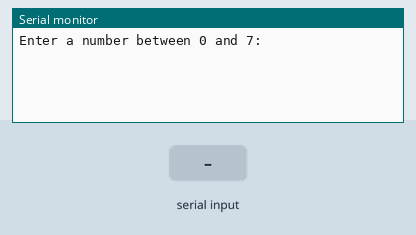
This sketch was run on a simulated Arduino Uno, built with avr-gcc and run on an emulated ATmega328P. Shown: the last lines printed to the serial monitor. The test bench sets the inputs (shaded band).

Above: at 1.2 s.
1.3 s: "90,45\n" received over Serial
At 2.9 s:
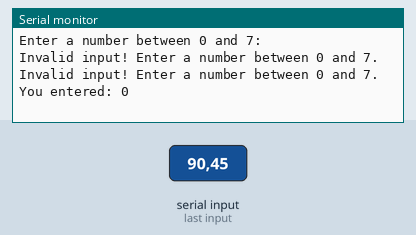
3.8 s: "5\n" received over Serial
At 6.0 s:
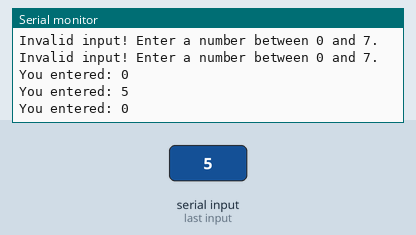

The sketch:

Seventh.ino
```cpp
// Arduino Binary LED Display
// This program reads a number (0–7) from the Serial Monitor
// and lights up 3 LEDs to represent that number in binary.
//
// Example:
//   Input: 3 → LEDs = 0 1 1 (binary of 3)
//   Input: 5 → LEDs = 1 0 1 (binary of 5)
//
// Connections:
//   r1 → LED for bit2 (MSB, value 4) → Pin 6
//   r2 → LED for bit1 (middle, value 2) → Pin 5
//   r3 → LED for bit0 (LSB, value 1) → Pin 4

int r1 = 6;   // LED for bit 2 (MSB)
int r2 = 5;   // LED for bit 1
int r3 = 4;   // LED for bit 0 (LSB)
int n;        // Number input (0–7)

void setup() {
  pinMode(r1, OUTPUT);
  pinMode(r2, OUTPUT);
  pinMode(r3, OUTPUT);
  Serial.begin(9600);   // Start Serial Monitor at 9600 baud
  Serial.println("Enter a number between 0 and 7:");
}

void loop() {
  // Wait for serial input
  if (Serial.available() > 0) {
    n = Serial.parseInt();     // Read integer from Serial input

    // Validate input (only allow 0–7)
    if (n >= 0 && n <= 7) {
      Serial.print("You entered: ");
      Serial.println(n);

      // Set LED states according to binary representation
      digitalWrite(r1, (n >> 2) & 1);  // Extract bit 2
      digitalWrite(r2, (n >> 1) & 1);  // Extract bit 1
      digitalWrite(r3, n & 1);         // Extract bit 0
    }
    else {
      Serial.println("Invalid input! Enter a number between 0 and 7.");
    }
  }
}
```

Measured:
- after the input at 1.3 s, the serial monitor: prints a new line at once (image 1)
- after the input at 3.8 s, the serial monitor: prints a new line at once (image 2)
